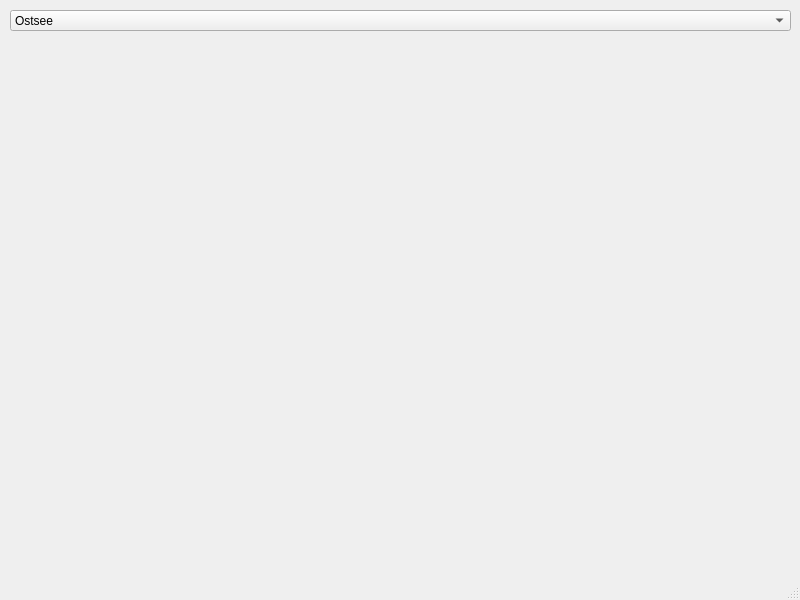
<?xml version="1.0" encoding="UTF-8"?>
<ui version="4.0">
 <class>MainWindow</class>
 <widget class="QMainWindow" name="MainWindow">
  <property name="geometry">
   <rect>
    <x>0</x>
    <y>0</y>
    <width>800</width>
    <height>600</height>
   </rect>
  </property>
  <property name="windowTitle">
   <string>MainWindow</string>
  </property>
  <widget class="QWidget" name="centralwidget">
   <widget class="QComboBox" name="comboBox">
    <property name="geometry">
     <rect>
      <x>10</x>
      <y>10</y>
      <width>781</width>
      <height>21</height>
     </rect>
    </property>
    <item>
     <property name="text">
      <string>Ostsee</string>
     </property>
    </item>
    <item>
     <property name="text">
      <string>Nordsee</string>
     </property>
    </item>
    <item>
     <property name="text">
      <string>Mittelmeer</string>
     </property>
    </item>
   </widget>
  </widget>
  <widget class="QMenuBar" name="menubar">
   <property name="geometry">
    <rect>
     <x>0</x>
     <y>0</y>
     <width>800</width>
     <height>21</height>
    </rect>
   </property>
  </widget>
  <widget class="QStatusBar" name="statusbar"/>
 </widget>
 <resources/>
 <connections/>
</ui>
